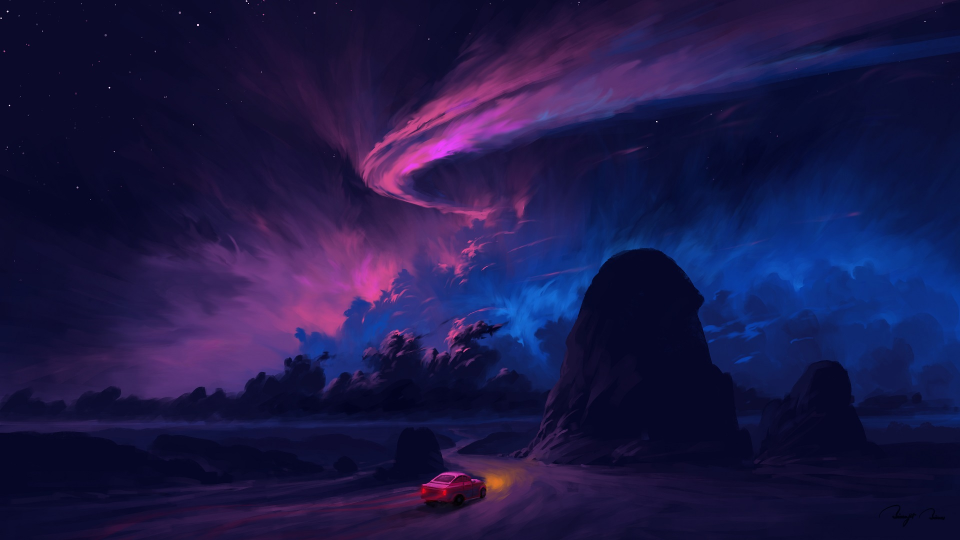
#> input picture Resources/bg/2.jpg, 1920 x 1080 px (shown at 1/2 size); its folder holds only this picture in this run
$ python -i desktop.py   (imports and definitions only)
#> lines starting #> are read from the running program, lines starting #| are printed output that depends on the picture
import datetime
from PIL import Image, ImageFilter, ImageDraw, ImageGrab
import maliang
import math
import maliang.animation
import maliang.theme
import maliang.toolbox

SCALE = 1.5
FOCUS = 0
LOWGPU = 0
animationFPS   = 1000
backgroundPath = 'bg/default.png'
avatarPath     = 'img/user.jpg'
iconPath       = 'img/main.png'
DMiconPath     = 'img/de.png'
loginUser      = 'Stevesuk'

if LOWGPU:
    animationDuration = 0
else:
    animationDuration = 700

# [69 lines left out: functions getDominantColor, takeShot, showAbout, not called in this run]


def getRatio(size):
    gcd = math.gcd(size[0], size[1])
    return f"{size[0] // gcd}:{size[1] // gcd}"

# [12 lines left out: function makeImageRadius, not called in this run]


def makeImageBlur(img, radius=10):
    return img.filter(ImageFilter.GaussianBlur(radius=radius))


def makeImageMask(size, color=(0, 0, 0, 128)):
    return Image.new("RGBA", size=size, color=color)


# [5 lines left out: function mergeImage, not called in this run]

def scaled(number):
    return int(number * SCALE)

# [5 lines not run here, left out]
# [1 line that did not run here, left out]
# [1 line that did not run here, left out]
# [7 lines not run here, left out]

maliang.Env.system = 'Windows10'
# [1 line not run here, left out]

# [1 line that did not run here, left out]
# [1 line not run here, left out]

# [66 lines left out: functions destroySubBar, enable_drag, showAbout, not called in this run]

def logout():
    maliang.animation.MoveWidget(dockBar, offset=(0, scaled(80)), duration=animationDuration, controller=maliang.animation.ease_out, fps=animationFPS).start(delay=animationDuration // 2)
    maliang.animation.MoveWidget(finderBar, offset=(0, 0 - scaled(50)), end=root.destroy, duration=animationDuration, controller=maliang.animation.ease_out, fps=animationFPS).start(delay=animationDuration // 2)


# [9 lines left out: function subBarHandler, not called in this run]


def menubarHandler(i):
    global subBarBack, subBar, subBarActivated

    if subBarActivated == i:
        subBarActivated = -1
        destroySubBar(fromSubBar=True)
        return 0

    subBarActivated = i

    obj = []
    if i == 0:
        obj = [
            '关于本机',
            '关于桌面环境',
            '系统偏好设置...',
            'Plusto App Store...',
            '进程管理器...',
            '休眠',
            '重新启动...',
            '关机...',
            '锁定屏幕',
            f'退出登录 \"{loginUser}\"...              '
        ]
    elif i == 4:
        obj = [
            '关于此桌面环境',
        ]


    position = (MenuBar.children[i].position[0] + scaled(2), finderHEIGHT)

    subBar = maliang.SegmentedButton(
        finderBar, text=obj, position=position,
        family='源流黑体 CJK', fontsize=scaled(13), command=menubarHandler, layout='vertical'
    )

    size = subBar.size

    subBar.destroy()

    subBarBlur = makeImageBlur(backgroundImage.crop((position[0], position[1], position[0] + size[0], position[1] + size[1])))
    subBarMask = makeImageRadius(mergeImage(subBarBlur, makeImageMask(size)), alpha=1, radius=5)
    subBarBack = maliang.Image(cv, position=position, size=size, image=maliang.PhotoImage(subBarMask))

    subBar = maliang.SegmentedButton(
        finderBar, text=obj, position=position,
        family='源流黑体 CJK', fontsize=scaled(13), command=subBarHandler, layout='vertical'
    )

    subBar.style.set(bg=('', ''), ol=('', ''))
    for i in subBar.children:
        i.style.set(fg=('#DDDDDD', '#EEEEEE', '#FFFFFF', '#DDDDDD', '#FFFFFF', '#FFFFFF'),
                    bg=('', '', '', '', '', ''),
                    ol=('', '', '', '', '', ''))


# [1 line not run here, left out]

# [1 line that did not run here, left out]
# [1 line that did not run here, left out]
# [1 line that did not run here, left out]

# [6 lines that did not run here, left out]

# [1 line that did not run here, left out]

# [1 line that did not run here, left out]
# [1 line that did not run here, left out]
# [1 line that did not run here, left out]
# [1 line that did not run here, left out]

# [1 line that did not run here, left out]


# [1 line that did not run here, left out]
# [1 line that did not run here, left out]

finderHEIGHT = scaled(45)
# [1 line that did not run here, left out]
# [1 line that did not run here, left out]
# [1 line that did not run here, left out]
# [1 line that did not run here, left out]
# [1 line that did not run here, left out]
# [1 line that did not run here, left out]
# [1 line not run here, left out]
nowTime = datetime.datetime.now()
# [1 line that did not run here, left out]
subBarActivated = -1

# [4 lines not run here, left out]

# [17 lines left out: function launchApp, not called in this run]

icons = 2
dockHEIGHT = scaled(60)

# [1 line that did not run here, left out]
dockApplications = {'app': {}, 'tooltip': {}}

# [2 lines not run here, left out]

maliang.configs.Env.system = 'Windows11'
# [1 line that did not run here, left out]
# [1 line that did not run here, left out]
maliang.configs.Env.system = 'Windows10'

# [16 lines not run here, left out]

>>> import cv2
>>> picture = cv2.imread('../../Resources/bg/2.jpg', cv2.IMREAD_GRAYSCALE)
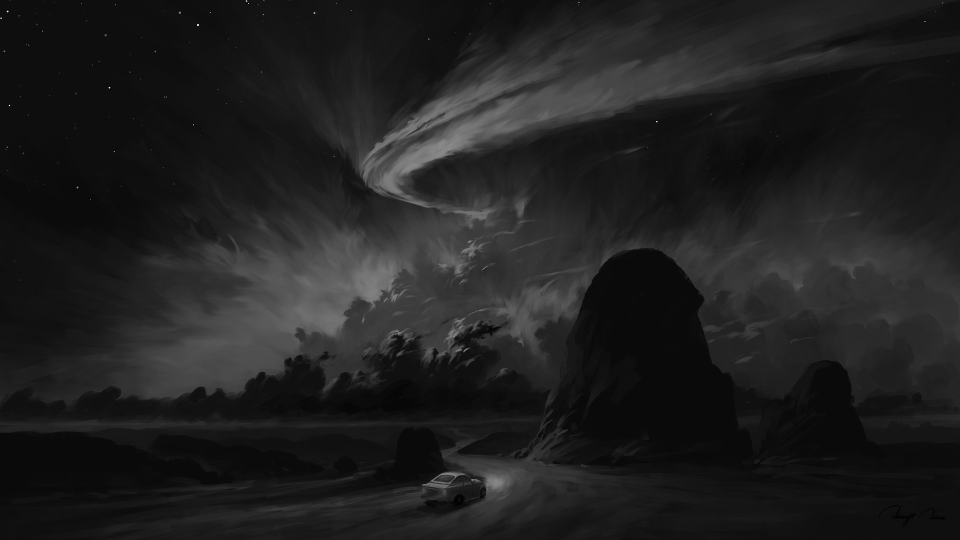
#> picture: shape (1080, 1920) (shown at 1/2 size); min 0, max 255, mean 31.6
#> (the run stopped early here; a loop or call above may not have finished)

$ run again, on Resources/bg/7.jpg
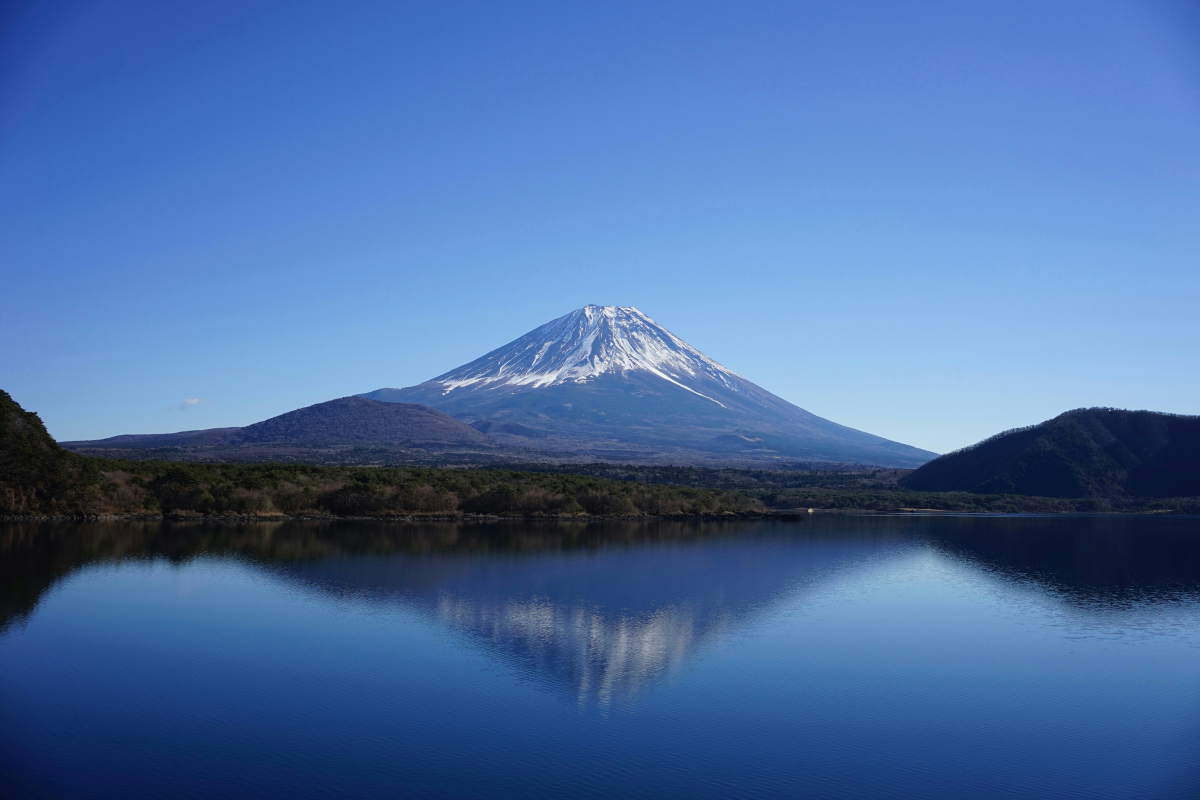
#> input picture Resources/bg/7.jpg, 6000 x 4000 px (shown at 1/5 size)
#> `picture = cv2.imread('../../Resources/bg/2.jpg', cv2.IMREAD_GRAYSCALE)`:
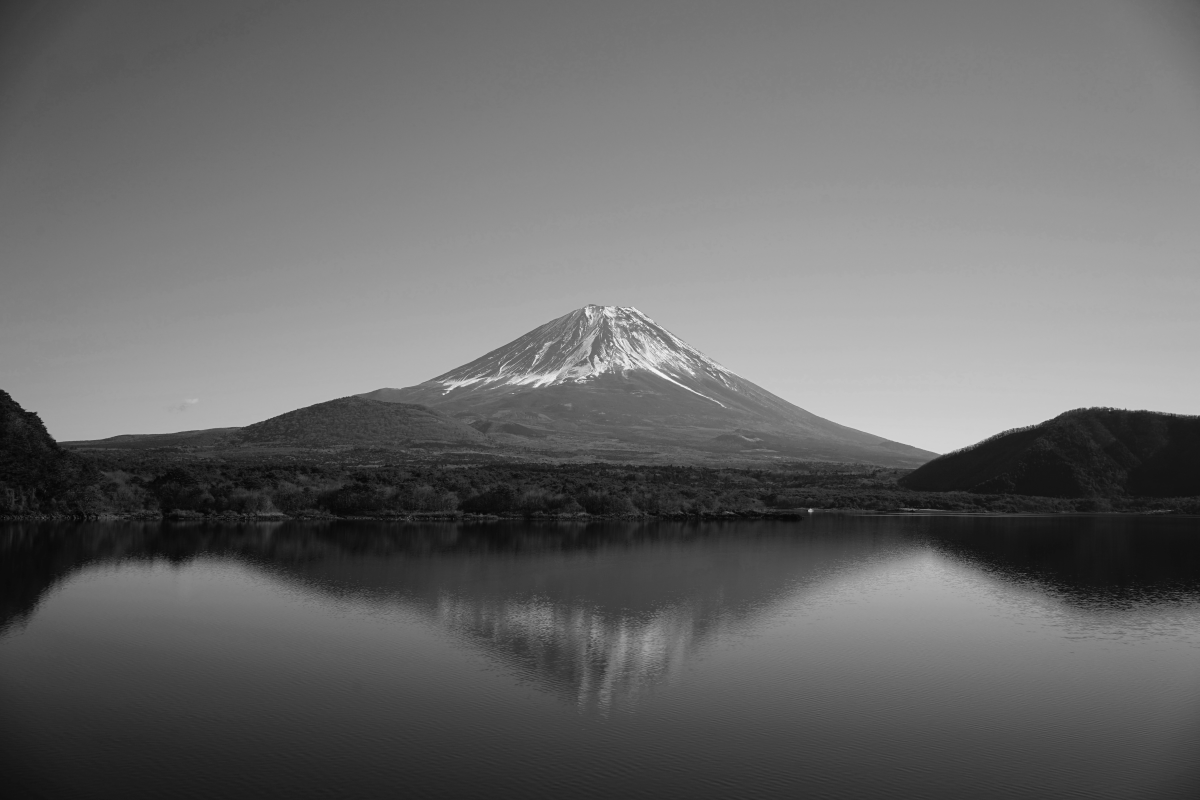
#> picture: shape (4000, 6000) (shown at 1/5 size); min 0, max 255, mean 105.3

$ run again, on Resources/bg/1.png
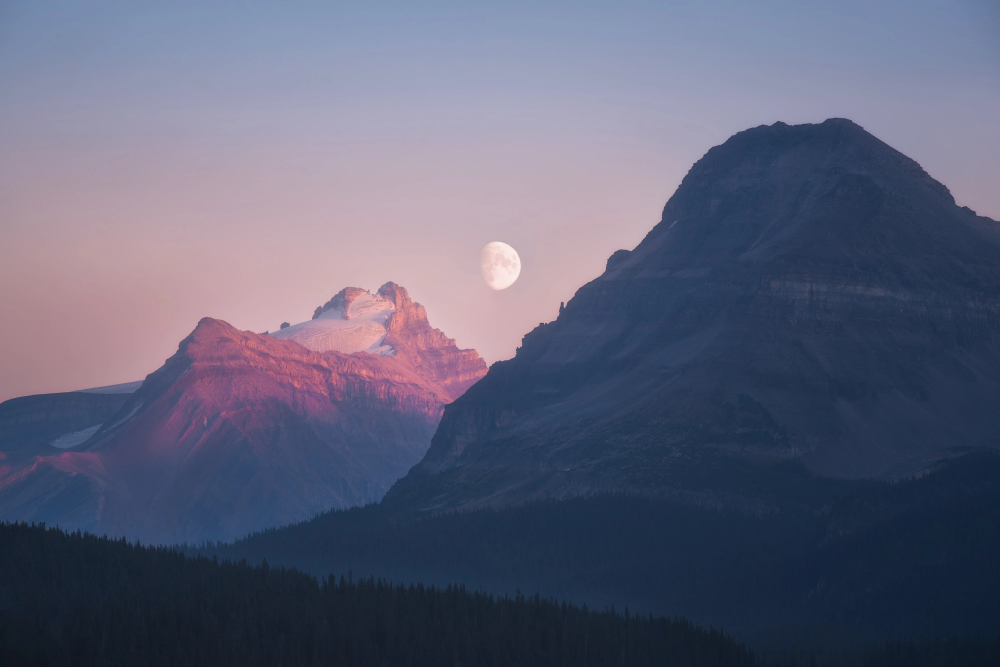
#> input picture Resources/bg/1.png, 3000 x 2000 px (shown at 1/3 size)
#> `picture = cv2.imread('../../Resources/bg/2.jpg', cv2.IMREAD_GRAYSCALE)`:
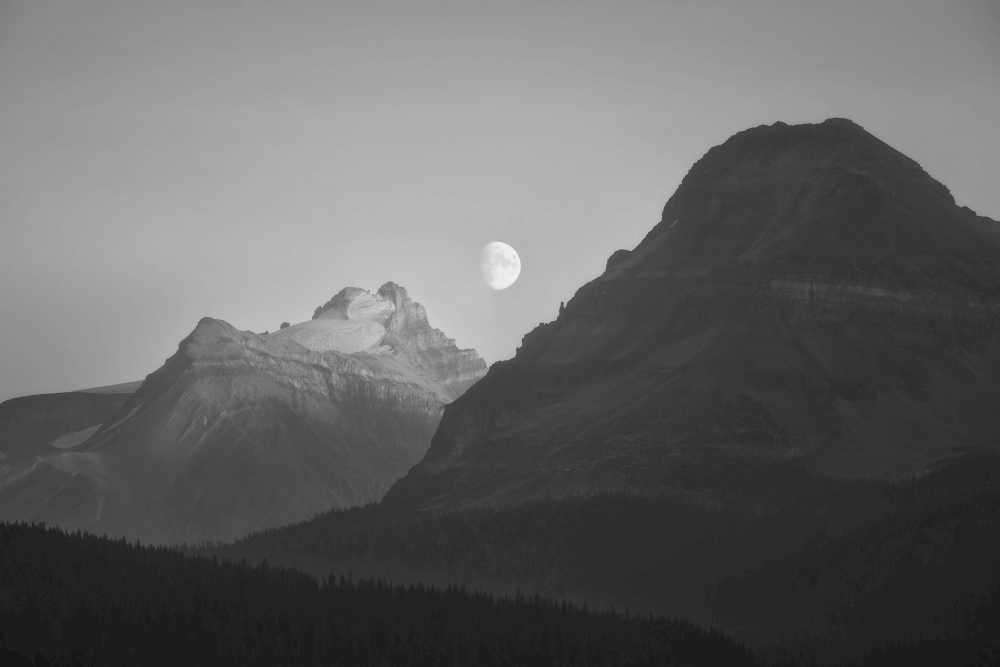
#> picture: shape (2000, 3000) (shown at 1/3 size); min 21, max 248, mean 100.7
